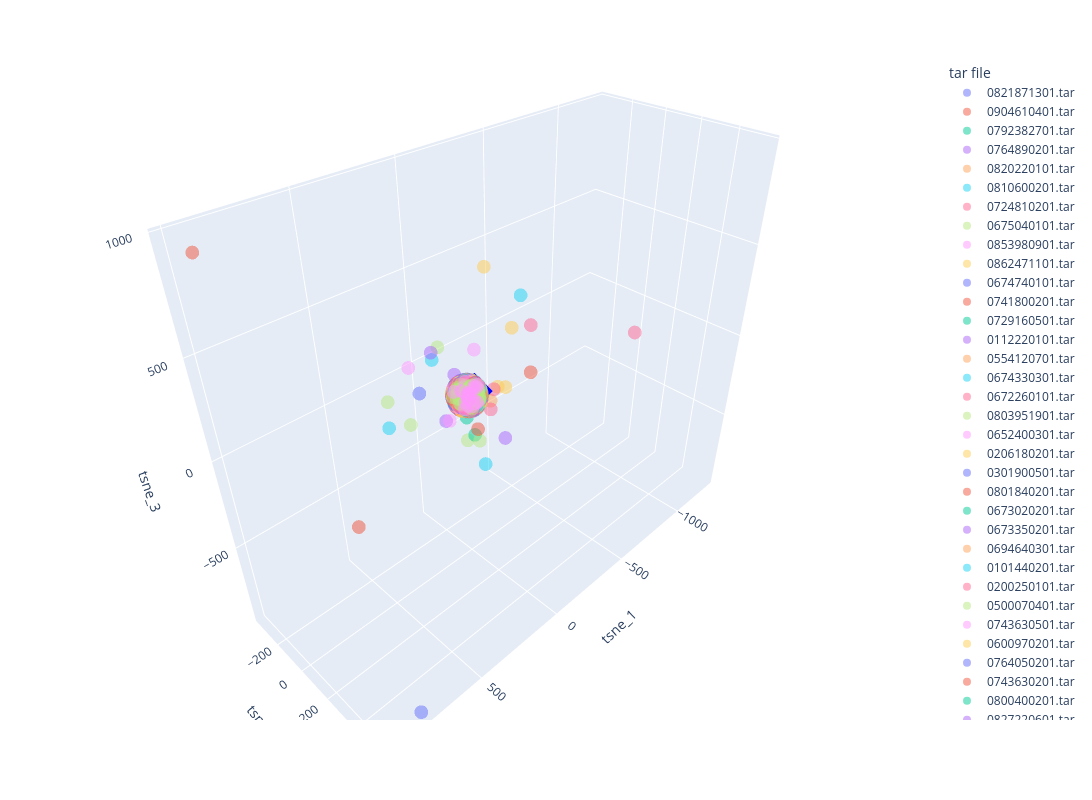

The code cell stored with this chart in its notebook:
### Code cell
# fig = px.scatter_3d(proj3D_df, x='tsne_1', y='tsne_2', z='tsne_3', color='tar file', opacity=0.5, width=1_200, height=800)
fig = px.scatter_3d(proj3D_df.reset_index(), x='tsne_1', y='tsne_2', z='tsne_3', hover_data=['index'], color='tar file', opacity=0.5, width=1_200, height=800)
fig.add_trace(go.Scatter3d(
    x=[proj3D_df.loc[i_javi, 'tsne_1']], y=[proj3D_df.loc[i_javi, 'tsne_2']], z=[proj3D_df.loc[i_javi, 'tsne_3']], mode='markers', marker=dict(size=12, symbol='diamond', color='blue')
))
fig.show()
